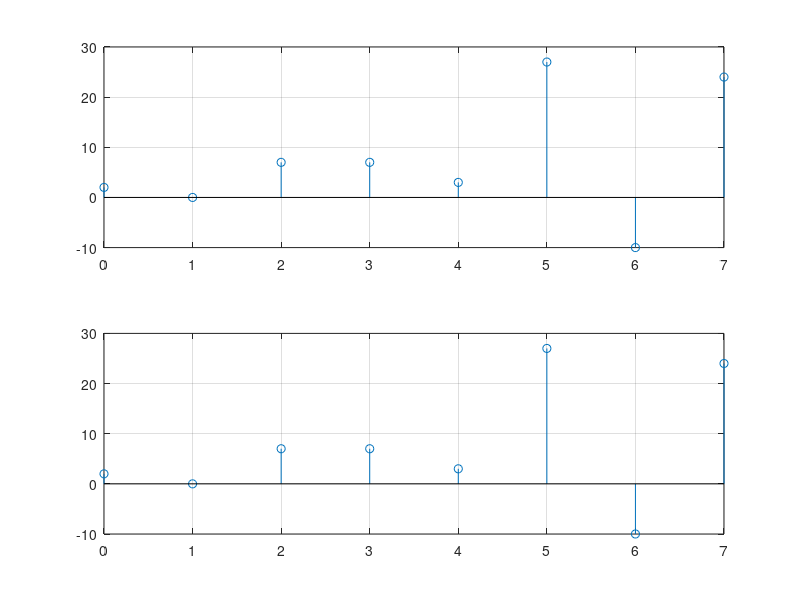

MATLAB code to generate this figure:
x1=[1 2 3 4];
x2=[1 -1 2];
x3=[2 -2 3];
n=0:7;
y1=conv(x2,x3);
y2=conv(x1,y1);
subplot(2,1,1)
stem(n,y2);
grid on;

y3=conv(x1,x2);
y4=conv(x3,y3);
subplot(2,1,2);
stem(n,y4)
grid on;






